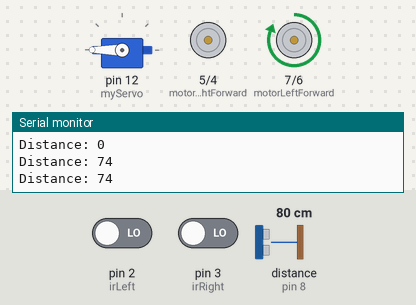
This sketch was run on a simulated Arduino Uno, built with avr-gcc and run on an emulated ATmega328P. Shown: servo, motor-driver pin pairs drawn as motors (green arrow = first pin HIGH = forward, orange = second pin HIGH = backward, longer = more drive), the last lines printed to the serial monitor. Wiring (inferred from the names in the program): ultrasonic range finder: trigger pin 9; echo pin 8. The inputs (shaded band) are chosen by the test bench; at power-on: pin 3 (irRight) LOW, distance to the obstacle (sensor on pin 8) 80 cm, pin 2 (irLeft) LOW. The echo pulse lasts 58.3 µs per cm.

Above: at 1.8 s.
1.9 s: pin 3 (irRight) driven HIGH
5.5 s: distance to the obstacle (sensor on pin 8) set to 210 cm
At 5.9 s:
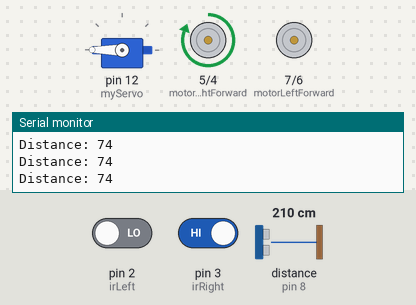
9.0 s: distance to the obstacle (sensor on pin 8) set to 220 cm
At 11.2 s:
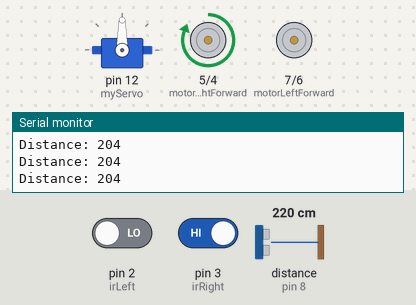
15.0 s: pin 2 (irLeft) driven HIGH
At 16.2 s:
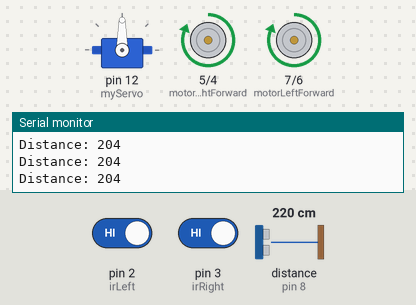
16.5 s: pin 2 (irLeft) driven LOW
At 17.4 s:
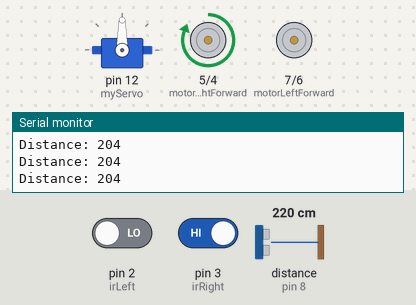
18.0 s: pin 3 (irRight) driven LOW
At 18.5 s:
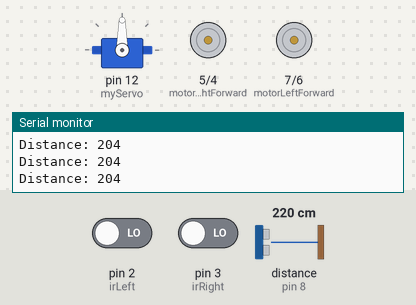
Timing chart, 0 to 20.5 s (numbered marks = the images above; inputs shaded):
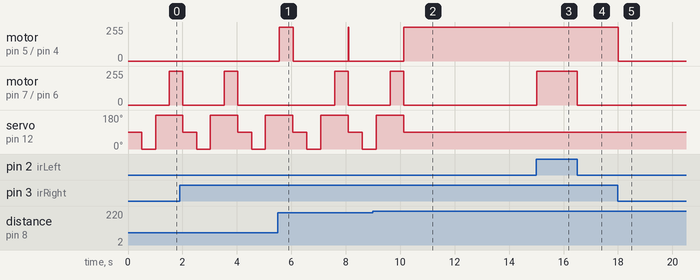

Measured:
- the behaviour switches between 214 and 215 cm on distance to the obstacle (sensor on pin 8) (found by bisection; images 1 and 2)
- after the input at 5.5 s, motor on pin 5 (motorRightForward) / pin 4 (motorRightBackward): stopped → forward 255/255 after 0.06 s, → stopped 0.51 s later
- after the input at 9.0 s, motor on pin 5 (motorRightForward) / pin 4 (motorRightBackward): goes on until 10.1 s, then stays forward 255/255; motor on pin 7 (motorLeftForward) / pin 6 (motorLeftBackward): goes on until 10.1 s, then stays stopped; servo on pin 12 (myServo): goes on until 10.1 s, then stays 90°
- after the input at 15.0 s, motor on pin 7 (motorLeftForward) / pin 6 (motorLeftBackward): stopped → forward 255/255 at once
- after the input at 16.5 s, motor on pin 7 (motorLeftForward) / pin 6 (motorLeftBackward): forward 255/255 → stopped at once
- after the input at 18.0 s, motor on pin 5 (motorRightForward) / pin 4 (motorRightBackward): forward 255/255 → stopped at once

The sketch:

self_driving_robo.ino
```cpp
#include <Servo.h>

#define trigPin 9
#define echoPin 8

// Motor pins
#define motorLeftForward 7
#define motorLeftBackward 6
#define motorRightForward 5
#define motorRightBackward 4

#define irLeft 2
#define irRight 3

Servo myServo;
long duration;
int distance;

// Functions to control motors
void moveForward() {
  digitalWrite(motorLeftForward, HIGH);
  digitalWrite(motorLeftBackward, LOW);
  digitalWrite(motorRightForward, HIGH);
  digitalWrite(motorRightBackward, LOW);
}

void turnLeft() {
  digitalWrite(motorLeftForward, LOW);
  digitalWrite(motorLeftBackward, LOW);
  digitalWrite(motorRightForward, HIGH);
  digitalWrite(motorRightBackward, LOW);
}

void turnRight() {
  digitalWrite(motorLeftForward, HIGH);
  digitalWrite(motorLeftBackward, LOW);
  digitalWrite(motorRightForward, LOW);
  digitalWrite(motorRightBackward, LOW);
}

void stopCar() {
  digitalWrite(motorLeftForward, LOW);
  digitalWrite(motorLeftBackward, LOW);
  digitalWrite(motorRightForward, LOW);
  digitalWrite(motorRightBackward, LOW);
}

void setup() {
  // Set motor pins as output
  pinMode(motorLeftForward, OUTPUT);
  pinMode(motorLeftBackward, OUTPUT);
  pinMode(motorRightForward, OUTPUT);
  pinMode(motorRightBackward, OUTPUT);

  pinMode(irLeft, INPUT);
  pinMode(irRight, INPUT);

  pinMode(trigPin, OUTPUT);
  pinMode(echoPin, INPUT);

  // Attach servo motor to pin 12
  myServo.attach(12);
  myServo.write(90); // Start with the servo at the center
  Serial.begin(9600);
}

void loop() {
  int leftSensor = digitalRead(irLeft);
  int rightSensor = digitalRead(irRight);

  // Check for line following condition
  if (leftSensor == HIGH && rightSensor == HIGH) {
    // Both sensors detect white surface, move forward
    moveForward();
  } else if (leftSensor == LOW && rightSensor == HIGH) {
    // Left sensor detects black (robot veering right), turn left
    turnLeft();
  } else if (leftSensor == HIGH && rightSensor == LOW) {
    // Right sensor detects black (robot veering left), turn right
    turnRight();
  } else if (leftSensor == LOW && rightSensor == LOW) {
    // Both sensors detect black (possibly off track), stop
    stopCar();
  }

  // Check for obstacles
  distance = getDistance();
  if (distance < 200) { // If obstacle detected within 20 cm
    avoidObstacle();
  }
}

int getDistance() {
  digitalWrite(trigPin, LOW);
  delayMicroseconds(2);
  digitalWrite(trigPin, HIGH);
  delayMicroseconds(10);
  digitalWrite(trigPin, LOW);

  duration = pulseIn(echoPin, HIGH);
  int dist = duration * 0.032 / 2;
  Serial.print("Distance: ");
  Serial.println(distance);

  return dist;
}

void avoidObstacle() {
  stopCar();
  delay(500);

  // Rotate servo to scan surroundings
  myServo.write(0);  // Check the right side
  delay(500);
  int rightDistance = getDistance();

  myServo.write(180);  // Check the left side
  delay(500);
  int leftDistance = getDistance();

  // Choose the direction with more space
  if (leftDistance > rightDistance) {
    turnLeft();
    delay(500);  // Adjust turning duration
  } else {
    turnRight();
    delay(500);
  }

  myServo.write(90);  // Reset servo to center
}
```
